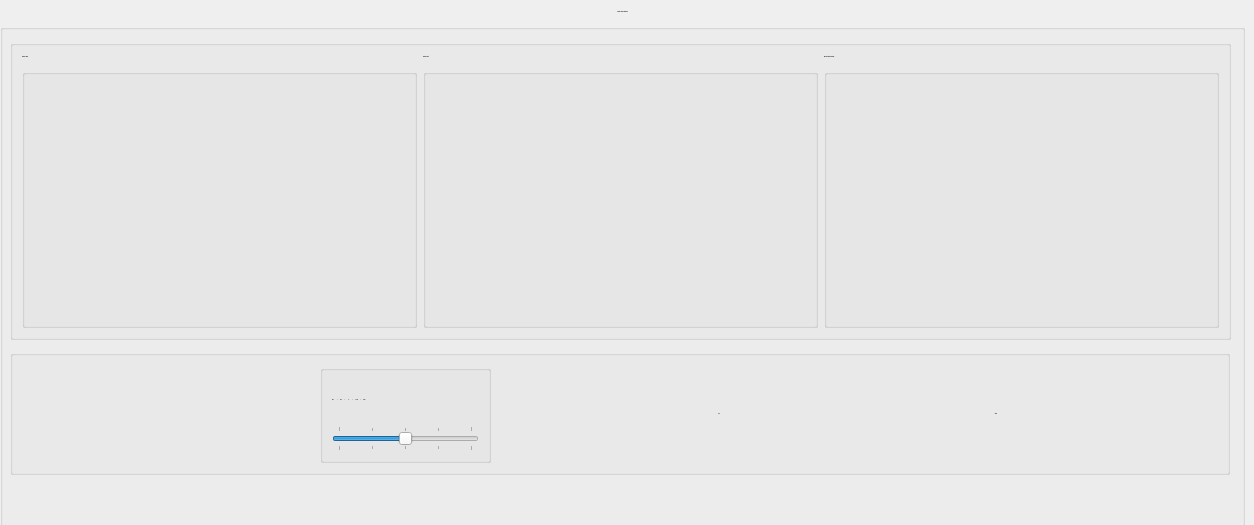
        <widget class="QWidget" name="Lateral">
         <property name="maximumSize">
          <size>
           <width>16777215</width>
           <height>525</height>
          </size>
         </property>
         <attribute name="title">
          <string>Lateral</string>
         </attribute>
         <widget class="QGroupBox" name="groupBox_26">
          <property name="geometry">
           <rect>
            <x>0</x>
            <y>10</y>
            <width>1245</width>
            <height>525</height>
           </rect>
          </property>
          <property name="minimumSize">
           <size>
            <width>0</width>
            <height>515</height>
           </size>
          </property>
          <property name="maximumSize">
           <size>
            <width>1245</width>
            <height>525</height>
           </size>
          </property>
          <property name="font">
           <font>
            <family>Arial</family>
            <pointsize>-1</pointsize>
            <italic>false</italic>
            <bold>true</bold>
           </font>
          </property>
          <property name="title">
           <string>Adjust Lateral Flextion</string>
          </property>
          <property name="alignment">
           <set>Qt::AlignHCenter|Qt::AlignTop</set>
          </property>
          <property name="flat">
           <bool>false</bool>
          </property>
          <widget class="QGroupBox" name="groupBox_45">
           <property name="geometry">
            <rect>
             <x>10</x>
             <y>340</y>
             <width>1220</width>
             <height>125</height>
            </rect>
           </property>
           <property name="minimumSize">
            <size>
             <width>0</width>
             <height>100</height>
            </size>
           </property>
           <property name="maximumSize">
            <size>
             <width>1220</width>
             <height>150</height>
            </size>
           </property>
           <property name="title">
            <string/>
           </property>
           <layout class="QHBoxLayout" name="horizontalLayout_16">
            <item>
             <spacer name="horizontalSpacer_31">
              <property name="orientation">
               <enum>Qt::Horizontal</enum>
              </property>
              <property name="sizeType">
               <enum>QSizePolicy::Maximum</enum>
              </property>
              <property name="sizeHint" stdset="0">
               <size>
                <width>50</width>
                <height>20</height>
               </size>
              </property>
             </spacer>
            </item>
            <item>
             <widget class="QLabel" name="lateral_flexion_position_label">
              <property name="minimumSize">
               <size>
                <width>70</width>
                <height>40</height>
               </size>
              </property>
              <property name="maximumSize">
               <size>
                <width>80</width>
                <height>60</height>
               </size>
              </property>
              <property name="text">
               <string/>
              </property>
              <property name="alignment">
               <set>Qt::AlignCenter</set>
              </property>
             </widget>
            </item>
            <item>
             <spacer name="horizontalSpacer_38">
              <property name="orientation">
               <enum>Qt::Horizontal</enum>
              </property>
              <property name="sizeHint" stdset="0">
               <size>
                <width>40</width>
                <height>20</height>
               </size>
              </property>
             </spacer>
            </item>
            <item>
             <widget class="QGroupBox" name="groupBox_44">
              <property name="maximumSize">
               <size>
                <width>16777215</width>
                <height>100</height>
               </size>
              </property>
              <property name="title">
               <string/>
              </property>
              <layout class="QVBoxLayout" name="verticalLayout_16">
               <item>
                <widget class="QLabel" name="lateral_flexion_position_slider_label">
                 <property name="font">
                  <font>
                   <family>Arial</family>
                   <pointsize>-1</pointsize>
                  </font>
                 </property>
                 <property name="text">
                  <string>20°L           |           10°L          |             0°          |            10°R        |           20°R</string>
                 </property>
                </widget>
               </item>
               <item>
                <widget class="QSlider" name="lateral_flexion_position_slider">
                 <property name="minimumSize">
                  <size>
                   <width>0</width>
                   <height>0</height>
                  </size>
                 </property>
                 <property name="minimum">
                  <number>-20</number>
                 </property>
                 <property name="maximum">
                  <number>20</number>
                 </property>
                 <property name="singleStep">
                  <number>10</number>
                 </property>
                 <property name="pageStep">
                  <number>10</number>
                 </property>
                 <property name="value">
                  <number>0</number>
                 </property>
                 <property name="sliderPosition">
                  <number>0</number>
                 </property>
                 <property name="orientation">
                  <enum>Qt::Horizontal</enum>
                 </property>
                 <property name="tickPosition">
                  <enum>QSlider::TicksBothSides</enum>
                 </property>
                </widget>
               </item>
              </layout>
             </widget>
            </item>
            <item>
             <spacer name="horizontalSpacer_30">
              <property name="orientation">
               <enum>Qt::Horizontal</enum>
              </property>
              <property name="sizeHint" stdset="0">
               <size>
                <width>40</width>
                <height>20</height>
               </size>
              </property>
             </spacer>
            </item>
            <item>
             <widget class="QPushButton" name="lateral_flexion_position_go_button">
              <property name="minimumSize">
               <size>
                <width>100</width>
                <height>60</height>
               </size>
              </property>
              <property name="font">
               <font>
                <family>Arial</family>
                <pointsize>-1</pointsize>
                <fontweight>Medium</fontweight>
               </font>
              </property>
              <property name="text">
               <string>Go</string>
              </property>
              <property name="iconSize">
               <size>
                <width>105</width>
                <height>35</height>
               </size>
              </property>
              <property name="autoRepeat">
               <bool>true</bool>
              </property>
              <property name="flat">
               <bool>true</bool>
              </property>
             </widget>
            </item>
            <item>
             <spacer name="horizontalSpacer_33">
              <property name="orientation">
               <enum>Qt::Horizontal</enum>
              </property>
              <property name="sizeHint" stdset="0">
               <size>
                <width>40</width>
                <height>20</height>
               </size>
              </property>
             </spacer>
            </item>
            <item>
             <widget class="QPushButton" name="lateral_flexion_position_stop_button">
              <property name="minimumSize">
               <size>
                <width>100</width>
                <height>60</height>
               </size>
              </property>
              <property name="font">
               <font>
                <family>Arial</family>
                <pointsize>-1</pointsize>
                <fontweight>Medium</fontweight>
               </font>
              </property>
              <property name="text">
               <string>Stop</string>
              </property>
              <property name="iconSize">
               <size>
                <width>105</width>
                <height>45</height>
               </size>
              </property>
              <property name="autoRepeat">
               <bool>true</bool>
              </property>
              <property name="flat">
               <bool>true</bool>
              </property>
             </widget>
            </item>
            <item>
             <spacer name="horizontalSpacer_32">
              <property name="orientation">
               <enum>Qt::Horizontal</enum>
              </property>
              <property name="sizeHint" stdset="0">
               <size>
                <width>40</width>
                <height>20</height>
               </size>
              </property>
             </spacer>
            </item>
           </layout>
          </widget>
          <widget class="QGroupBox" name="groupBox_46">
           <property name="geometry">
            <rect>
             <x>10</x>
             <y>30</y>
             <width>1221</width>
             <height>300</height>
            </rect>
           </property>
           <property name="minimumSize">
            <size>
             <width>0</width>
             <height>300</height>
            </size>
           </property>
           <property name="maximumSize">
            <size>
             <width>16777215</width>
             <height>300</height>
            </size>
           </property>
           <property name="title">
            <string/>
           </property>
           <layout class="QHBoxLayout" name="horizontalLayout_17">
            <item>
             <widget class="QGroupBox" name="groupBox_43">
              <property name="title">
               <string>Control Slow</string>
              </property>
              <layout class="QVBoxLayout" name="verticalLayout_15">
               <item>
                <widget class="QPushButton" name="forward_lateral_flexion_button">
                 <property name="font">
                  <font>
                   <family>Arial</family>
                   <pointsize>-1</pointsize>
                  </font>
                 </property>
                 <property name="icon">
                  <iconset>
                   <normalon>../media/images/buttons/up_1.png</normalon>
                  </iconset>
                 </property>
                 <property name="iconSize">
                  <size>
                   <width>121</width>
                   <height>70</height>
                  </size>
                 </property>
                 <property name="autoRepeat">
                  <bool>true</bool>
                 </property>
                 <property name="flat">
                  <bool>true</bool>
                 </property>
                </widget>
               </item>
               <item>
                <widget class="QPushButton" name="reverse_lateral_flexion_button">
                 <property name="font">
                  <font>
                   <family>Arial</family>
                   <pointsize>-1</pointsize>
                  </font>
                 </property>
                 <property name="icon">
                  <iconset>
                   <normalon>../media/images/buttons/down_1.png</normalon>
                  </iconset>
                 </property>
                 <property name="iconSize">
                  <size>
                   <width>121</width>
                   <height>70</height>
                  </size>
                 </property>
                 <property name="flat">
                  <bool>true</bool>
                 </property>
                </widget>
               </item>
              </layout>
             </widget>
            </item>
            <item>
             <widget class="QGroupBox" name="groupBox_42">
              <property name="title">
               <string>Control Fast</string>
              </property>
              <layout class="QVBoxLayout" name="verticalLayout_14">
               <item>
                <widget class="QPushButton" name="forward_fast_lateral_flexion_button">
                 <property name="font">
                  <font>
                   <family>Arial</family>
                   <pointsize>-1</pointsize>
                  </font>
                 </property>
                 <property name="icon">
                  <iconset>
                   <normalon>../media/images/buttons/up_2.png</normalon>
                  </iconset>
                 </property>
                 <property name="iconSize">
                  <size>
                   <width>121</width>
                   <height>70</height>
                  </size>
                 </property>
                 <property name="autoRepeat">
                  <bool>true</bool>
                 </property>
                 <property name="flat">
                  <bool>true</bool>
                 </property>
                </widget>
               </item>
               <item>
                <widget class="QPushButton" name="reverse_fast_lateral_flexion_button">
                 <property name="font">
                  <font>
                   <family>Arial</family>
                   <pointsize>-1</pointsize>
                  </font>
                 </property>
                 <property name="icon">
                  <iconset>
                   <normalon>../media/images/buttons/down_2.png</normalon>
                  </iconset>
                 </property>
                 <property name="iconSize">
                  <size>
                   <width>121</width>
                   <height>70</height>
                  </size>
                 </property>
                 <property name="autoRepeat">
                  <bool>true</bool>
                 </property>
                 <property name="flat">
                  <bool>true</bool>
                 </property>
                </widget>
               </item>
              </layout>
             </widget>
            </item>
            <item>
             <widget class="QGroupBox" name="groupBox_47">
              <property name="title">
               <string>Reset Lateral Flextion</string>
              </property>
              <widget class="QPushButton" name="reset_lateral_flexion_button">
               <property name="geometry">
                <rect>
                 <x>130</x>
                 <y>110</y>
                 <width>121</width>
                 <height>70</height>
                </rect>
               </property>
               <property name="font">
                <font>
                 <family>Arial</family>
                 <pointsize>-1</pointsize>
                </font>
               </property>
               <property name="icon">
                <iconset>
                 <normalon>../media/images/buttons/restart.png</normalon>
                </iconset>
               </property>
               <property name="iconSize">
                <size>
                 <width>121</width>
                 <height>70</height>
                </size>
               </property>
               <property name="flat">
                <bool>true</bool>
               </property>
              </widget>
             </widget>
            </item>
           </layout>
          </widget>
          <zorder>groupBox_46</zorder>
          <zorder>groupBox_45</zorder>
         </widget>
        </widget>
